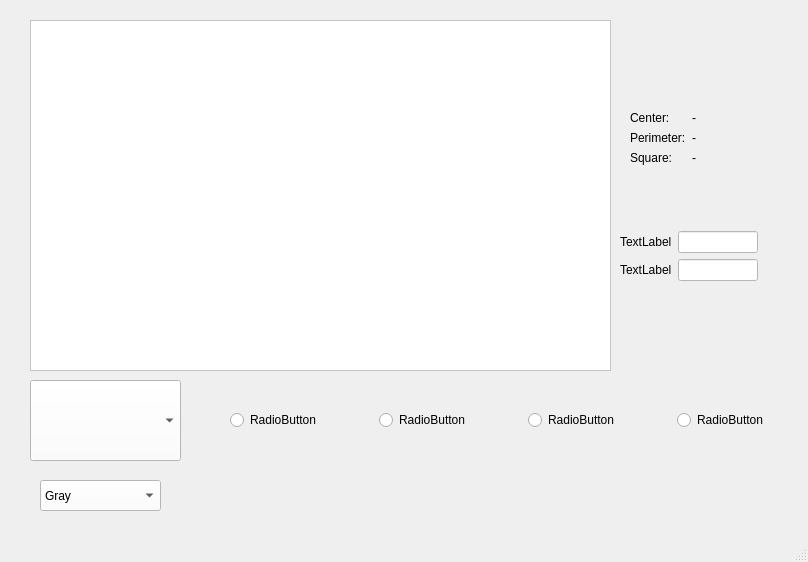
<?xml version="1.0" encoding="UTF-8"?>
<ui version="4.0">
 <class>MainWindow</class>
 <widget class="QMainWindow" name="MainWindow">
  <property name="geometry">
   <rect>
    <x>0</x>
    <y>0</y>
    <width>808</width>
    <height>562</height>
   </rect>
  </property>
  <property name="windowTitle">
   <string>Painter +0</string>
  </property>
  <widget class="QWidget" name="centralwidget">
   <property name="palette">
    <palette>
     <active>
      <colorrole role="WindowText">
       <brush brushstyle="SolidPattern">
        <color alpha="255">
         <red>0</red>
         <green>0</green>
         <blue>0</blue>
        </color>
       </brush>
      </colorrole>
      <colorrole role="Button">
       <brush brushstyle="SolidPattern">
        <color alpha="255">
         <red>255</red>
         <green>255</green>
         <blue>255</blue>
        </color>
       </brush>
      </colorrole>
      <colorrole role="Light">
       <brush brushstyle="SolidPattern">
        <color alpha="255">
         <red>255</red>
         <green>255</green>
         <blue>255</blue>
        </color>
       </brush>
      </colorrole>
      <colorrole role="Midlight">
       <brush brushstyle="SolidPattern">
        <color alpha="255">
         <red>255</red>
         <green>255</green>
         <blue>255</blue>
        </color>
       </brush>
      </colorrole>
      <colorrole role="Dark">
       <brush brushstyle="SolidPattern">
        <color alpha="255">
         <red>127</red>
         <green>127</green>
         <blue>127</blue>
        </color>
       </brush>
      </colorrole>
      <colorrole role="Mid">
       <brush brushstyle="SolidPattern">
        <color alpha="255">
         <red>170</red>
         <green>170</green>
         <blue>170</blue>
        </color>
       </brush>
      </colorrole>
      <colorrole role="Text">
       <brush brushstyle="SolidPattern">
        <color alpha="255">
         <red>0</red>
         <green>0</green>
         <blue>0</blue>
        </color>
       </brush>
      </colorrole>
      <colorrole role="BrightText">
       <brush brushstyle="SolidPattern">
        <color alpha="255">
         <red>255</red>
         <green>255</green>
         <blue>255</blue>
        </color>
       </brush>
      </colorrole>
      <colorrole role="ButtonText">
       <brush brushstyle="SolidPattern">
        <color alpha="255">
         <red>0</red>
         <green>0</green>
         <blue>0</blue>
        </color>
       </brush>
      </colorrole>
      <colorrole role="Base">
       <brush brushstyle="SolidPattern">
        <color alpha="255">
         <red>255</red>
         <green>255</green>
         <blue>255</blue>
        </color>
       </brush>
      </colorrole>
      <colorrole role="Window">
       <brush brushstyle="SolidPattern">
        <color alpha="255">
         <red>255</red>
         <green>255</green>
         <blue>255</blue>
        </color>
       </brush>
      </colorrole>
      <colorrole role="Shadow">
       <brush brushstyle="SolidPattern">
        <color alpha="255">
         <red>0</red>
         <green>0</green>
         <blue>0</blue>
        </color>
       </brush>
      </colorrole>
      <colorrole role="AlternateBase">
       <brush brushstyle="SolidPattern">
        <color alpha="255">
         <red>255</red>
         <green>255</green>
         <blue>255</blue>
        </color>
       </brush>
      </colorrole>
      <colorrole role="ToolTipBase">
       <brush brushstyle="SolidPattern">
        <color alpha="255">
         <red>255</red>
         <green>255</green>
         <blue>220</blue>
        </color>
       </brush>
      </colorrole>
      <colorrole role="ToolTipText">
       <brush brushstyle="SolidPattern">
        <color alpha="255">
         <red>0</red>
         <green>0</green>
         <blue>0</blue>
        </color>
       </brush>
      </colorrole>
      <colorrole role="PlaceholderText">
       <brush brushstyle="SolidPattern">
        <color alpha="127">
         <red>0</red>
         <green>0</green>
         <blue>0</blue>
        </color>
       </brush>
      </colorrole>
      <colorrole role="Accent">
       <brush brushstyle="SolidPattern">
        <color alpha="255">
         <red>255</red>
         <green>255</green>
         <blue>255</blue>
        </color>
       </brush>
      </colorrole>
     </active>
     <inactive>
      <colorrole role="WindowText">
       <brush brushstyle="SolidPattern">
        <color alpha="255">
         <red>0</red>
         <green>0</green>
         <blue>0</blue>
        </color>
       </brush>
      </colorrole>
      <colorrole role="Button">
       <brush brushstyle="SolidPattern">
        <color alpha="255">
         <red>255</red>
         <green>255</green>
         <blue>255</blue>
        </color>
       </brush>
      </colorrole>
      <colorrole role="Light">
       <brush brushstyle="SolidPattern">
        <color alpha="255">
         <red>255</red>
         <green>255</green>
         <blue>255</blue>
        </color>
       </brush>
      </colorrole>
      <colorrole role="Midlight">
       <brush brushstyle="SolidPattern">
        <color alpha="255">
         <red>255</red>
         <green>255</green>
         <blue>255</blue>
        </color>
       </brush>
      </colorrole>
      <colorrole role="Dark">
       <brush brushstyle="SolidPattern">
        <color alpha="255">
         <red>127</red>
         <green>127</green>
         <blue>127</blue>
        </color>
       </brush>
      </colorrole>
      <colorrole role="Mid">
       <brush brushstyle="SolidPattern">
        <color alpha="255">
         <red>170</red>
         <green>170</green>
         <blue>170</blue>
        </color>
       </brush>
      </colorrole>
      <colorrole role="Text">
       <brush brushstyle="SolidPattern">
        <color alpha="255">
         <red>0</red>
         <green>0</green>
         <blue>0</blue>
        </color>
       </brush>
      </colorrole>
      <colorrole role="BrightText">
       <brush brushstyle="SolidPattern">
        <color alpha="255">
         <red>255</red>
         <green>255</green>
         <blue>255</blue>
        </color>
       </brush>
      </colorrole>
      <colorrole role="ButtonText">
       <brush brushstyle="SolidPattern">
        <color alpha="255">
         <red>0</red>
         <green>0</green>
         <blue>0</blue>
        </color>
       </brush>
      </colorrole>
      <colorrole role="Base">
       <brush brushstyle="SolidPattern">
        <color alpha="255">
         <red>255</red>
         <green>255</green>
         <blue>255</blue>
        </color>
       </brush>
      </colorrole>
      <colorrole role="Window">
       <brush brushstyle="SolidPattern">
        <color alpha="255">
         <red>255</red>
         <green>255</green>
         <blue>255</blue>
        </color>
       </brush>
      </colorrole>
      <colorrole role="Shadow">
       <brush brushstyle="SolidPattern">
        <color alpha="255">
         <red>0</red>
         <green>0</green>
         <blue>0</blue>
        </color>
       </brush>
      </colorrole>
      <colorrole role="AlternateBase">
       <brush brushstyle="SolidPattern">
        <color alpha="255">
         <red>255</red>
         <green>255</green>
         <blue>255</blue>
        </color>
       </brush>
      </colorrole>
      <colorrole role="ToolTipBase">
       <brush brushstyle="SolidPattern">
        <color alpha="255">
         <red>255</red>
         <green>255</green>
         <blue>220</blue>
        </color>
       </brush>
      </colorrole>
      <colorrole role="ToolTipText">
       <brush brushstyle="SolidPattern">
        <color alpha="255">
         <red>0</red>
         <green>0</green>
         <blue>0</blue>
        </color>
       </brush>
      </colorrole>
      <colorrole role="PlaceholderText">
       <brush brushstyle="SolidPattern">
        <color alpha="127">
         <red>0</red>
         <green>0</green>
         <blue>0</blue>
        </color>
       </brush>
      </colorrole>
      <colorrole role="Accent">
       <brush brushstyle="SolidPattern">
        <color alpha="255">
         <red>255</red>
         <green>255</green>
         <blue>255</blue>
        </color>
       </brush>
      </colorrole>
     </inactive>
     <disabled>
      <colorrole role="WindowText">
       <brush brushstyle="SolidPattern">
        <color alpha="255">
         <red>127</red>
         <green>127</green>
         <blue>127</blue>
        </color>
       </brush>
      </colorrole>
      <colorrole role="Button">
       <brush brushstyle="SolidPattern">
        <color alpha="255">
         <red>255</red>
         <green>255</green>
         <blue>255</blue>
        </color>
       </brush>
      </colorrole>
      <colorrole role="Light">
       <brush brushstyle="SolidPattern">
        <color alpha="255">
         <red>255</red>
         <green>255</green>
         <blue>255</blue>
        </color>
       </brush>
      </colorrole>
      <colorrole role="Midlight">
       <brush brushstyle="SolidPattern">
        <color alpha="255">
         <red>255</red>
         <green>255</green>
         <blue>255</blue>
        </color>
       </brush>
      </colorrole>
      <colorrole role="Dark">
       <brush brushstyle="SolidPattern">
        <color alpha="255">
         <red>127</red>
         <green>127</green>
         <blue>127</blue>
        </color>
       </brush>
      </colorrole>
      <colorrole role="Mid">
       <brush brushstyle="SolidPattern">
        <color alpha="255">
         <red>170</red>
         <green>170</green>
         <blue>170</blue>
        </color>
       </brush>
      </colorrole>
      <colorrole role="Text">
       <brush brushstyle="SolidPattern">
        <color alpha="255">
         <red>127</red>
         <green>127</green>
         <blue>127</blue>
        </color>
       </brush>
      </colorrole>
      <colorrole role="BrightText">
       <brush brushstyle="SolidPattern">
        <color alpha="255">
         <red>255</red>
         <green>255</green>
         <blue>255</blue>
        </color>
       </brush>
      </colorrole>
      <colorrole role="ButtonText">
       <brush brushstyle="SolidPattern">
        <color alpha="255">
         <red>127</red>
         <green>127</green>
         <blue>127</blue>
        </color>
       </brush>
      </colorrole>
      <colorrole role="Base">
       <brush brushstyle="SolidPattern">
        <color alpha="255">
         <red>255</red>
         <green>255</green>
         <blue>255</blue>
        </color>
       </brush>
      </colorrole>
      <colorrole role="Window">
       <brush brushstyle="SolidPattern">
        <color alpha="255">
         <red>255</red>
         <green>255</green>
         <blue>255</blue>
        </color>
       </brush>
      </colorrole>
      <colorrole role="Shadow">
       <brush brushstyle="SolidPattern">
        <color alpha="255">
         <red>0</red>
         <green>0</green>
         <blue>0</blue>
        </color>
       </brush>
      </colorrole>
      <colorrole role="AlternateBase">
       <brush brushstyle="SolidPattern">
        <color alpha="255">
         <red>255</red>
         <green>255</green>
         <blue>255</blue>
        </color>
       </brush>
      </colorrole>
      <colorrole role="ToolTipBase">
       <brush brushstyle="SolidPattern">
        <color alpha="255">
         <red>255</red>
         <green>255</green>
         <blue>220</blue>
        </color>
       </brush>
      </colorrole>
      <colorrole role="ToolTipText">
       <brush brushstyle="SolidPattern">
        <color alpha="255">
         <red>0</red>
         <green>0</green>
         <blue>0</blue>
        </color>
       </brush>
      </colorrole>
      <colorrole role="PlaceholderText">
       <brush brushstyle="SolidPattern">
        <color alpha="127">
         <red>127</red>
         <green>127</green>
         <blue>127</blue>
        </color>
       </brush>
      </colorrole>
      <colorrole role="Accent">
       <brush brushstyle="SolidPattern">
        <color alpha="255">
         <red>255</red>
         <green>255</green>
         <blue>255</blue>
        </color>
       </brush>
      </colorrole>
     </disabled>
    </palette>
   </property>
   <widget class="QGraphicsView" name="graphicsView">
    <property name="geometry">
     <rect>
      <x>30</x>
      <y>20</y>
      <width>581</width>
      <height>351</height>
     </rect>
    </property>
   </widget>
   <widget class="QComboBox" name="figuresBox">
    <property name="geometry">
     <rect>
      <x>30</x>
      <y>380</y>
      <width>151</width>
      <height>81</height>
     </rect>
    </property>
   </widget>
   <widget class="QWidget" name="formLayoutWidget">
    <property name="geometry">
     <rect>
      <x>630</x>
      <y>100</y>
      <width>151</width>
      <height>76</height>
     </rect>
    </property>
    <layout class="QFormLayout" name="formLayout">
     <property name="fieldGrowthPolicy">
      <enum>QFormLayout::FieldsStayAtSizeHint</enum>
     </property>
     <property name="labelAlignment">
      <set>Qt::AlignJustify|Qt::AlignVCenter</set>
     </property>
     <property name="formAlignment">
      <set>Qt::AlignJustify|Qt::AlignVCenter</set>
     </property>
     <item row="0" column="0">
      <widget class="QLabel" name="CenterLbl">
       <property name="text">
        <string>Center:</string>
       </property>
      </widget>
     </item>
     <item row="1" column="0">
      <widget class="QLabel" name="PerimeterLbl">
       <property name="text">
        <string>Perimeter:</string>
       </property>
      </widget>
     </item>
     <item row="1" column="1">
      <widget class="QLabel" name="PerimeterText">
       <property name="text">
        <string>-</string>
       </property>
      </widget>
     </item>
     <item row="2" column="0">
      <widget class="QLabel" name="SquareLbl">
       <property name="text">
        <string>Square:</string>
       </property>
      </widget>
     </item>
     <item row="2" column="1">
      <widget class="QLabel" name="SquareText">
       <property name="text">
        <string>-</string>
       </property>
      </widget>
     </item>
     <item row="0" column="1">
      <widget class="QLabel" name="CenterText">
       <property name="text">
        <string>-</string>
       </property>
      </widget>
     </item>
    </layout>
   </widget>
   <widget class="QWidget" name="horizontalLayoutWidget">
    <property name="geometry">
     <rect>
      <x>230</x>
      <y>380</y>
      <width>590</width>
      <height>81</height>
     </rect>
    </property>
    <layout class="QHBoxLayout" name="horizontalLayout">
     <item>
      <widget class="QRadioButton" name="createButton">
       <property name="text">
        <string>RadioButton</string>
       </property>
      </widget>
     </item>
     <item>
      <widget class="QRadioButton" name="moveButton">
       <property name="text">
        <string>RadioButton</string>
       </property>
      </widget>
     </item>
     <item>
      <widget class="QRadioButton" name="rotateButton">
       <property name="text">
        <string>RadioButton</string>
       </property>
      </widget>
     </item>
     <item>
      <widget class="QRadioButton" name="scaleButton">
       <property name="text">
        <string>RadioButton</string>
       </property>
      </widget>
     </item>
    </layout>
   </widget>
   <widget class="QComboBox" name="colorsBox">
    <property name="geometry">
     <rect>
      <x>40</x>
      <y>480</y>
      <width>121</width>
      <height>31</height>
     </rect>
    </property>
    <item>
     <property name="text">
      <string>Gray</string>
     </property>
    </item>
    <item>
     <property name="text">
      <string>Red</string>
     </property>
    </item>
    <item>
     <property name="text">
      <string>Blue</string>
     </property>
    </item>
    <item>
     <property name="text">
      <string>Green</string>
     </property>
    </item>
    <item>
     <property name="text">
      <string>Yellow</string>
     </property>
    </item>
   </widget>
   <widget class="QWidget" name="formLayoutWidget_2">
    <property name="geometry">
     <rect>
      <x>620</x>
      <y>210</y>
      <width>172</width>
      <height>92</height>
     </rect>
    </property>
    <layout class="QFormLayout" name="settingsLayout">
     <property name="fieldGrowthPolicy">
      <enum>QFormLayout::FieldsStayAtSizeHint</enum>
     </property>
     <property name="labelAlignment">
      <set>Qt::AlignJustify|Qt::AlignVCenter</set>
     </property>
     <property name="formAlignment">
      <set>Qt::AlignJustify|Qt::AlignVCenter</set>
     </property>
     <item row="0" column="1">
      <widget class="QLineEdit" name="topEdit">
       <property name="maximumSize">
        <size>
         <width>80</width>
         <height>40</height>
        </size>
       </property>
      </widget>
     </item>
     <item row="1" column="1">
      <widget class="QLineEdit" name="bottomEdit">
       <property name="maximumSize">
        <size>
         <width>80</width>
         <height>40</height>
        </size>
       </property>
      </widget>
     </item>
     <item row="0" column="0">
      <widget class="QLabel" name="topLbl">
       <property name="text">
        <string>TextLabel</string>
       </property>
      </widget>
     </item>
     <item row="1" column="0">
      <widget class="QLabel" name="bottomLbl">
       <property name="text">
        <string>TextLabel</string>
       </property>
      </widget>
     </item>
    </layout>
   </widget>
  </widget>
  <widget class="QMenuBar" name="menubar">
   <property name="geometry">
    <rect>
     <x>0</x>
     <y>0</y>
     <width>808</width>
     <height>22</height>
    </rect>
   </property>
  </widget>
  <widget class="QStatusBar" name="statusbar"/>
 </widget>
 <resources/>
 <connections/>
</ui>
